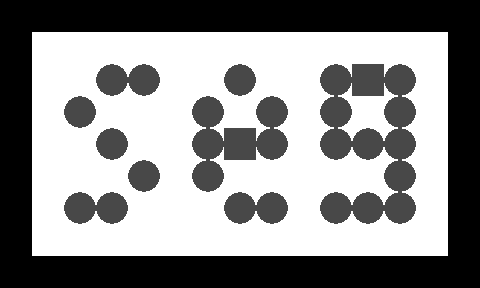

This game map was drawn from its Tiled (.tmx) file and the tilesets committed beside it. A one-line description and the full map source follow:
An orthogonal 15x9 tile map with 32x32 px tiles, 2 tile layers (1, 2).

<map version="1.0" orientation="orthogonal" width="15" height="9" tilewidth="32" tileheight="32">
 <tileset firstgid="1" name="n_tiles1" tilewidth="32" tileheight="32">
  <image source="../../images/map/common/n_tiles1.png" width="128" height="64" />
 </tileset>
 <layer name="1" width="15" height="9">
  <data encoding="csv">
1,1,1,1,1,1,1,1,1,1,1,1,1,1,1,
1,1,1,1,1,1,1,1,1,1,1,1,1,1,1,
1,1,1,1,1,1,1,1,1,1,1,1,1,1,1,
1,1,1,1,1,1,1,1,1,1,1,1,1,1,1,
1,1,1,1,1,1,1,1,1,1,1,1,1,1,1,
1,1,1,1,1,1,1,1,1,1,1,1,1,1,1,
1,1,1,1,1,1,1,1,1,1,1,1,1,1,1,
1,1,1,1,1,1,1,1,1,1,1,1,1,1,1,
1,1,1,1,1,1,1,1,1,1,1,1,1,1,1
</data>
 </layer>
 <layer name="2" width="15" height="9">
  <data encoding="csv">
2,2,2,2,2,2,2,2,2,2,2,2,2,2,2,
2,0,0,0,0,0,0,0,0,0,0,0,0,0,2,
2,0,0,3,3,0,0,3,0,0,3,4,3,0,2,
2,0,3,0,0,0,3,0,3,0,3,0,3,0,2,
2,0,0,3,0,0,3,4,3,0,3,3,3,0,2,
2,0,0,0,3,0,3,0,0,0,0,0,3,0,2,
2,0,3,3,0,0,0,3,3,0,3,3,3,0,2,
2,0,0,0,0,0,0,0,0,0,0,0,0,0,2,
2,2,2,2,2,2,2,2,2,2,2,2,2,2,2
</data>
 </layer>
</map>
